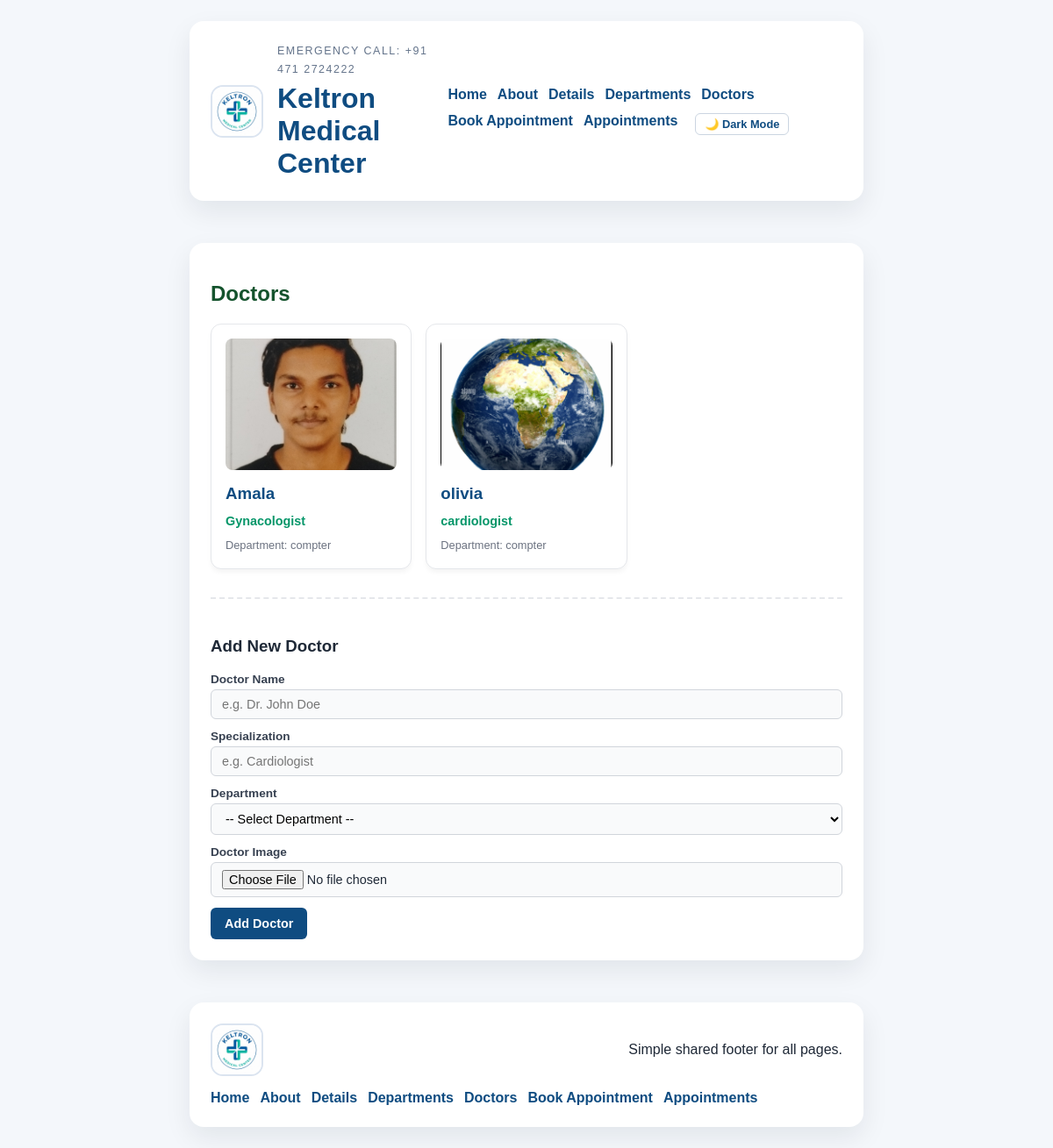
The page /app/doctors on the database as committed earlier.
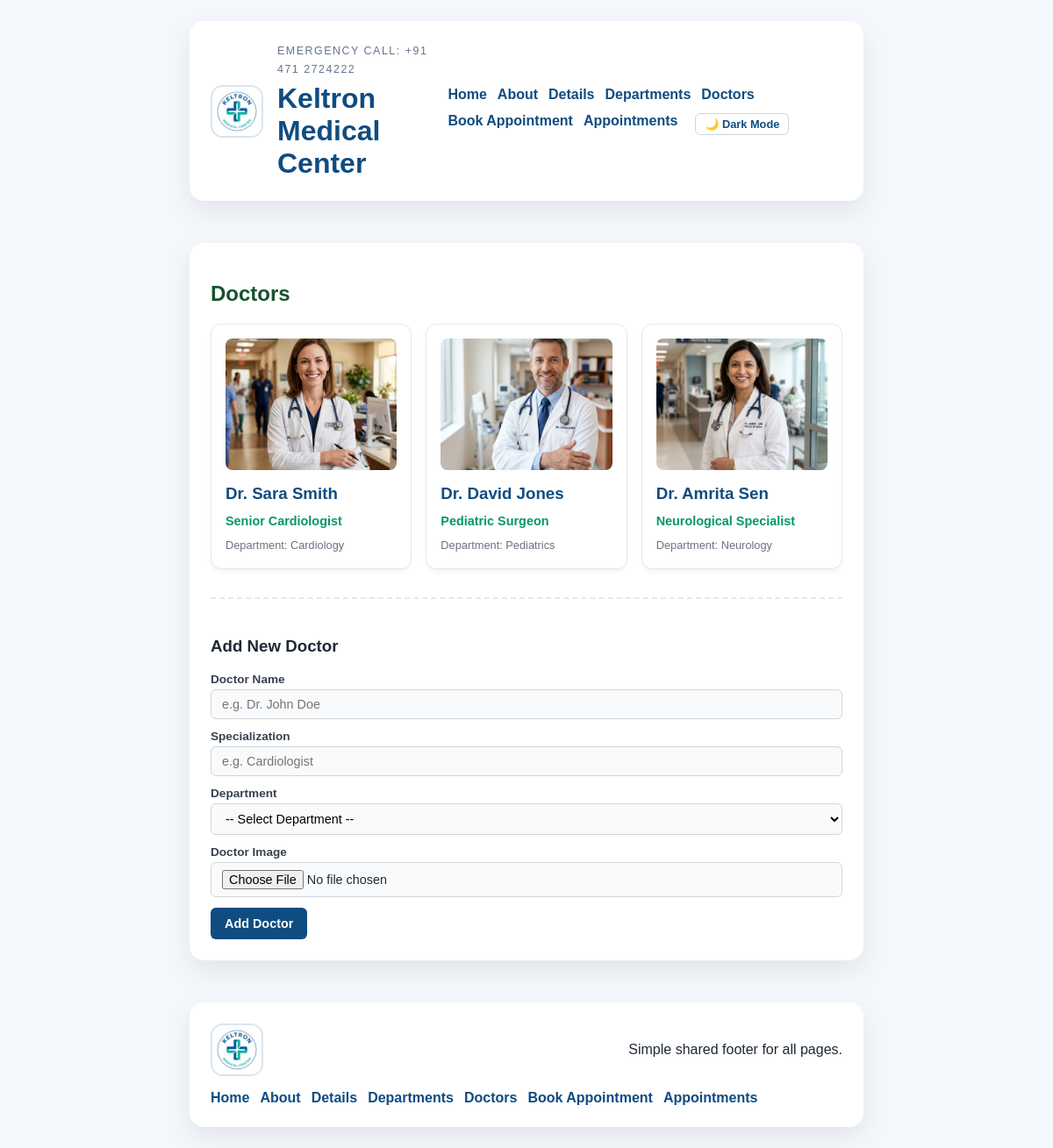
The same page on the database as committed later.
### projectapp/models.py (models this page shows)
class doctors(models.Model):
    doc_name = models.CharField(max_length=100)
    doc_spec = models.CharField(max_length=100)
    dep_name = models.ForeignKey(departments,on_delete=models.CASCADE)
    doc_image = models.ImageField(upload_to='doctors')

class departments(models.Model):
    dept_name = models.CharField(max_length=100)
    dep_description = models.TextField()

### projectapp/views.py (the view, shortened to what this page needs)
# urls.py: path('doctors', views.doctors_view, name = "doctors"),
def doctors_view(request):
    all_doctors = doctors.objects.select_related('dep_name').all()
    all_departments = departments.objects.all()
    return render(request, "doctors.html", {"doctors": all_doctors, "departments": all_departments})

### projectapp/templates/doctors.html (shortened to what this page needs)
{% extends "base.html" %}
{% block content %}
<section class="doctors-section">
  <h2>Doctors</h2>
  {% if doctors %}
    <div class="doctors-list">
      {% for doc in doctors %}
        <div class="doctor-card">
          {% if doc.doc_image %}
            <img class="doctor-image" src="{{ doc.doc_image.url }}" alt="{{ doc.doc_name }}" />
          {% endif %}
          <h3>{{ doc.doc_name }}</h3>
          <p class="doctor-spec">{{ doc.doc_spec }}</p>
          <p class="doctor-department">Department: {{ doc.dep_name.dept_name }}</p>
        </div>
      {% endfor %}
    </div>
  {% else %}
    <p>No doctors available.</p>
  {% endif %}
  <div class="form-section">
    <h3>Add New Doctor</h3>
    <form method="POST" enctype="multipart/form-data">
      <div class="form-group">
        <label for="doc_name">Doctor Name</label>
        <input type="text" id="doc_name" name="doc_name" class="form-control" placeholder="e.g. Dr. John Doe" required>
      </div>
      <div class="form-group">
        <label for="doc_spec">Specialization</label>
        <input type="text" id="doc_spec" name="doc_spec" class="form-control" placeholder="e.g. Cardiologist" required>
      </div>
      <div class="form-group">
        <label for="dep_name">Department</label>
        <select id="dep_name" name="dep_name" class="form-control" required>
          <option value="">-- Select Department --</option>
        </select>
      </div>
      <div class="form-group">
        <label for="doc_image">Doctor Image</label>
        <input type="file" id="doc_image" name="doc_image" class="form-control" accept="image/*" required>
      </div>
      <button type="submit" class="btn-submit">Add Doctor</button>
    </form>
  </div>
</section>
{% endblock %}

### projectapp/templates/base.html (shortened to what this page needs)
{% load static %}
<!doctype html>
<html lang="en">
  <head>
    <link rel="stylesheet" href="{% static 'css/style.css' %}" />
  </head>
  <body>
    <header class="site-header">
      <div class="brand">
        <img
          src="{% static 'images/logo.png' %}"
          alt="Keltron Medical Center Logo"
          class="brand-logo"
        />
        <div>
          <p class="eyebrow">Emergency Call: +91 471 2724222</p>
          <h1>Keltron Medical Center</h1>
        </div>
      </div>
      <nav class="site-nav" aria-label="Primary">
        <a href="/app/home">Home</a>
        <a href="/app/about">About</a>
        <a href="/app/details">Details</a>
        <a href="/app/departments">Departments</a>
        <a href="/app/doctors">Doctors</a>
        <a href="/app/booking">Book Appointment</a>
        <a href="/app/bookings">Appointments</a>
        <button id="themeToggle" class="btn-secondary" style="padding: 4px 10px; font-size: 0.8rem; cursor: pointer; margin-left: 8px;">🌙 Dark Mode</button>
      </nav>
    </header>
    <main>{% block content %}{% endblock %}</main>
    <footer class="site-footer">
      <img
        src="{% static 'images/logo.png' %}"
        alt="Footer logo"
        class="footer-image"
      />
      <p>Simple shared footer for all pages.</p>
      <div class="footer-links">
        <a href="/app/home">Home</a>
        <a href="/app/about">About</a>
        <a href="/app/details">Details</a>
        <a href="/app/departments">Departments</a>
        <a href="/app/doctors">Doctors</a>
        <a href="/app/booking">Book Appointment</a>
        <a href="/app/bookings">Appointments</a>
      </div>
    </footer>
  </body>
</html>

### static/css/style.css (style rules this page uses)
body { margin: 0; font-family: Arial, sans-serif; background: #f4f7fb; color: #1f2937; }
body { display: flex; min-height: 100vh; flex-direction: column; }
header, footer, main { max-width: 720px; margin: 24px auto; padding: 24px; background: #ffffff; border-radius: 16px; box-shadow: 0 12px 30px rgba(15, 23, 42, 0.08); }
main { flex: 1; width: calc(100% - 48px); }
.site-header, .site-footer { width: calc(100% - 48px); }
.site-header { display: flex; align-items: center; justify-content: space-between; gap: 16px; margin-top: 24px; }
.brand { display: flex; align-items: center; gap: 16px; }
.brand-logo, .footer-image { width: 56px; height: 56px; object-fit: cover; border-radius: 14px; border: 2px solid #dbe4f0; }
.eyebrow { margin: 0 0 4px; font-size: 0.78rem; text-transform: uppercase; letter-spacing: 0.12em; color: #64748b; }
.site-header h1, .site-footer p { margin: 0; }
.site-nav, .footer-links { display: flex; flex-wrap: wrap; gap: 12px; }
.site-nav a, .footer-links a { color: #0f4c81; text-decoration: none; font-weight: 700; }
h1 { color: #0f4c81; }
h2 { color: #14532d; }
p { line-height: 1.7; }
.site-footer { display: flex; align-items: center; justify-content: space-between; gap: 16px; margin-bottom: 24px; flex-wrap: wrap; }
.departments-list, .doctors-list { display: grid; grid-template-columns: repeat(auto-fill, minmax(220px, 1fr)); gap: 16px; margin-top: 16px; margin-bottom: 32px; }
.department-card, .doctor-card { background: #ffffff; border: 1px solid #e5e7eb; border-radius: 12px; padding: 16px; box-shadow: 0 4px 6px -1px rgba(0, 0, 0, 0.05); transition: transform 0.2s, box-shadow 0.2s; }
.department-card h3, .doctor-card h3 { margin: 0 0 8px; color: #0f4c81; }
.department-card p, .doctor-card p { margin: 0; font-size: 0.9rem; color: #4b5563; }
.doctor-image { width: 100%; height: 150px; object-fit: cover; border-radius: 8px; margin-bottom: 12px; }
.doctor-spec { font-weight: bold; color: #059669 !important; margin-bottom: 4px !important; }
.doctor-department { font-size: 0.8rem !important; color: #6b7280 !important; }
.form-section { margin-top: 32px; padding-top: 24px; border-top: 2px dashed #e5e7eb; }
.form-group { margin-bottom: 12px; }
.form-group label { display: block; font-size: 0.85rem; font-weight: 600; margin-bottom: 4px; color: #374151; }
.form-control { width: 100%; padding: 8px 12px; font-size: 0.9rem; border: 1px solid #d1d5db; border-radius: 6px; box-sizing: border-box; background: #f9fafb; transition: border-color 0.2s, box-shadow 0.2s; }
.btn-submit { background: #0f4c81; color: #ffffff; padding: 10px 16px; font-size: 0.9rem; font-weight: 600; border: none; border-radius: 6px; cursor: pointer; transition: background-color 0.2s; }
.btn-primary, .btn-secondary { display: inline-block; padding: 12px 24px; font-size: 0.95rem; font-weight: 600; text-decoration: none; border-radius: 6px; transition: background-color 0.2s, transform 0.1s; }
.btn-secondary { background: #ffffff; color: #0f4c81 !important; border: 1px solid #cbd5e1; }

Rows that differ between the two databases and show on the page:
removed doctors: doc_image (picture), doc_name "Amala", doc_spec "Gynacologist", dep_name.dept_name "compter"
removed doctors: doc_image (picture), doc_name "olivia", doc_spec "cardiologist", dep_name.dept_name "compter"
added doctors: doc_image (picture), doc_name "Dr. Sara Smith", doc_spec "Senior Cardiologist", dep_name.dept_name "Cardiology"
added doctors: doc_image (picture), doc_name "Dr. David Jones", doc_spec "Pediatric Surgeon", dep_name.dept_name "Pediatrics"
added doctors: doc_image (picture), doc_name "Dr. Amrita Sen", doc_spec "Neurological Specialist", dep_name.dept_name "Neurology"
